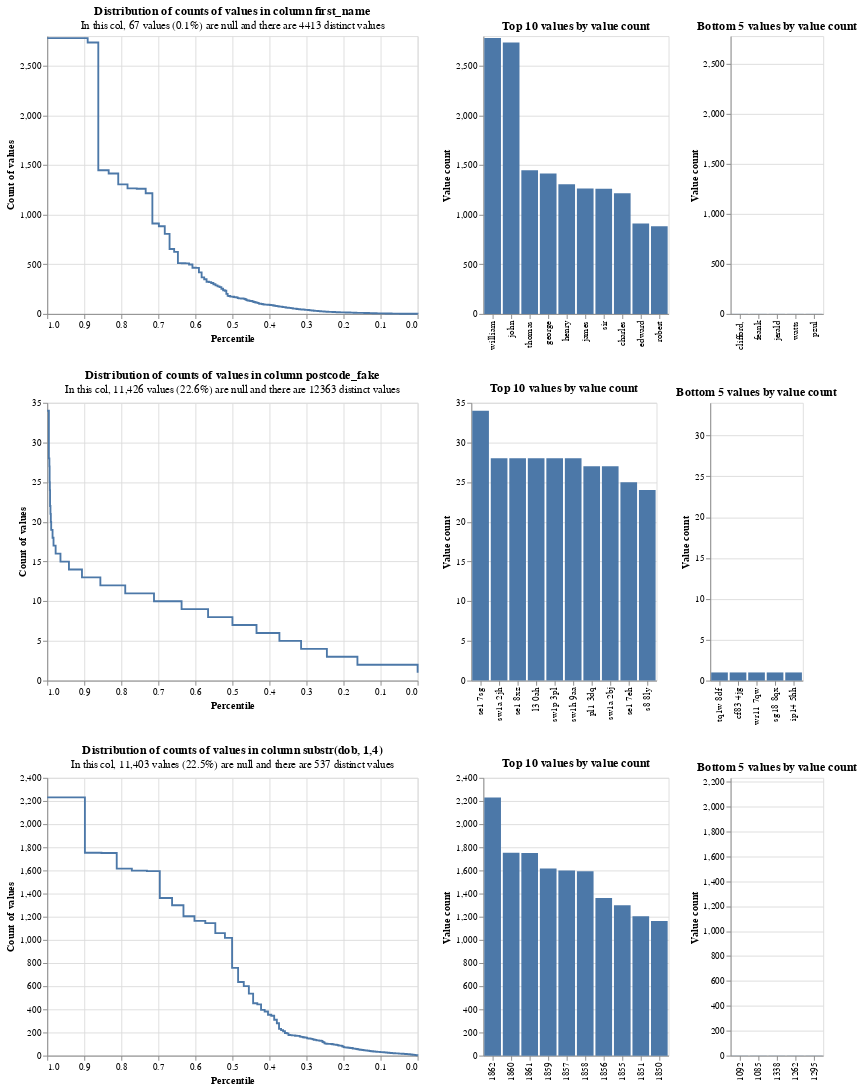

Write notebook code for a chart like this one.
### Code cell
# Initialise the linker, passing in the input dataset(s)
settings = {"link_type": "dedupe_only"}
linker = DuckDBLinker(df, settings, connection=":temporary:")

import altair as alt
alt.renderers.enable('mimetype')
linker.profile_columns(["first_name", "postcode_fake", "substr(dob, 1,4)"], top_n=10, bottom_n=5)

### Figure 1 — Vega-Lite specification as saved in the notebook (floating-point values rounded to 4 significant figures; data arrays with more than 128 entries replaced by an {"elided": "..."} marker saying what was removed)
{"$schema": "https://vega.github.io/schema/vega-lite/v4.8.1.json", "config": {"view": {"continuousHeight": 300, "continuousWidth": 400}}, "vconcat": [{"hconcat": [{"data": {"values": {"elided": "151 records"}}, "encoding": {"tooltip": [{"field": "value_count", "type": "quantitative"}, {"field": "percentile_ex_nulls", "type": "quantitative"}, {"field": "percentile_inc_nulls", "type": "quantitative"}, {"field": "total_non_null_rows", "type": "quantitative"}, {"field": "total_rows_inc_nulls", "type": "quantitative"}], "x": {"field": "percentile_ex_nulls", "sort": "descending", "title": "Percentile", "type": "quantitative"}, "y": {"field": "value_count", "title": "Count of values", "type": "quantitative"}}, "mark": {"interpolate": "step-after", "type": "line"}, "title": {"subtitle": "In this col, 67 values (0.1%) are null and there are 4413 distinct values", "text": "Distribution of counts of values in column first_name"}}, {"data": {"values": [{"distinct_value_count": 4413, "group_name": "first_name", "total_non_null_rows": 50511, "total_rows_inc_nulls": 50578, "value": "william", "value_count": 2780}, {"distinct_value_count": 4413, "group_name": "first_name", "total_non_null_rows": 50511, "total_rows_inc_nulls": 50578, "value": "john", "value_count": 2736}, {"distinct_value_count": 4413, "group_name": "first_name", "total_non_null_rows": 50511, "total_rows_inc_nulls": 50578, "value": "thomas", "value_count": 1448}, {"distinct_value_count": 4413, "group_name": "first_name", "total_non_null_rows": 50511, "total_rows_inc_nulls": 50578, "value": "george", "value_count": 1415}, {"distinct_value_count": 4413, "group_name": "first_name", "total_non_null_rows": 50511, "total_rows_inc_nulls": 50578, "value": "henry", "value_count": 1306}, {"distinct_value_count": 4413, "group_name": "first_name", "total_non_null_rows": 50511, "total_rows_inc_nulls": 50578, "value": "james", "value_count": 1265}, {"distinct_value_count": 4413, "group_name": "first_name", "total_non_null_rows": 50511, "total_rows_inc_nulls": 50578, "value": "sir", "value_count": 1262}, {"distinct_value_count": 4413, "group_name": "first_name", "total_non_null_rows": 50511, "total_rows_inc_nulls": 50578, "value": "charles", "value_count": 1216}, {"distinct_value_count": 4413, "group_name": "first_name", "total_non_null_rows": 50511, "total_rows_inc_nulls": 50578, "value": "edward", "value_count": 911}, {"distinct_value_count": 4413, "group_name": "first_name", "total_non_null_rows": 50511, "total_rows_inc_nulls": 50578, "value": "robert", "value_count": 884}]}, "encoding": {"tooltip": [{"field": "value", "type": "nominal"}, {"field": "value_count", "type": "quantitative"}, {"field": "total_non_null_rows", "type": "quantitative"}, {"field": "total_rows_inc_nulls", "type": "quantitative"}], "x": {"field": "value", "sort": "-y", "title": null, "type": "nominal"}, "y": {"field": "value_count", "title": "Value count", "type": "quantitative"}}, "mark": "bar", "title": "Top 10 values by value count"}, {"data": {"values": [{"distinct_value_count": 4413, "group_name": "first_name", "total_non_null_rows": 50511, "total_rows_inc_nulls": 50578, "value": "clifford,", "value_count": 1}, {"distinct_value_count": 4413, "group_name": "first_name", "total_non_null_rows": 50511, "total_rows_inc_nulls": 50578, "value": "feank", "value_count": 1}, {"distinct_value_count": 4413, "group_name": "first_name", "total_non_null_rows": 50511, "total_rows_inc_nulls": 50578, "value": "jerald", "value_count": 1}, {"distinct_value_count": 4413, "group_name": "first_name", "total_non_null_rows": 50511, "total_rows_inc_nulls": 50578, "value": "watts", "value_count": 1}, {"distinct_value_count": 4413, "group_name": "first_name", "total_non_null_rows": 50511, "total_rows_inc_nulls": 50578, "value": "pzul", "value_count": 1}]}, "encoding": {"tooltip": [{"field": "value", "type": "nominal"}, {"field": "value_count", "type": "quantitative"}, {"field": "total_non_null_rows", "type": "quantitative"}, {"field": "total_rows_inc_nulls", "type": "quantitative"}], "x": {"field": "value", "sort": "-y", "title": null, "type": "nominal"}, "y": {"field": "value_count", "scale": {"domain": [0, 2780]}, "title": "Value count", "type": "quantitative"}}, "mark": "bar", "title": "Bottom 5 values by value count"}]}, {"hconcat": [{"data": {"values": [{"distinct_value_count": 12363, "group_name": "postcode_fake", "percentile_ex_nulls": 0.9991, "percentile_inc_nulls": 0.9993, "sum_tokens_in_value_count_group": 34, "total_non_null_rows": 39152, "total_rows_inc_nulls": 50578, "value_count": 34}, {"distinct_value_count": 12363, "group_name": "postcode_fake", "percentile_ex_nulls": 0.9956, "percentile_inc_nulls": 0.9966, "sum_tokens_in_value_count_group": 140, "total_non_null_rows": 39152, "total_rows_inc_nulls": 50578, "value_count": 28}, {"distinct_value_count": 12363, "group_name": "postcode_fake", "percentile_ex_nulls": 0.9942, "percentile_inc_nulls": 0.9955, "sum_tokens_in_value_count_group": 54, "total_non_null_rows": 39152, "total_rows_inc_nulls": 50578, "value_count": 27}, {"distinct_value_count": 12363, "group_name": "postcode_fake", "percentile_ex_nulls": 0.9935, "percentile_inc_nulls": 0.995, "sum_tokens_in_value_count_group": 25, "total_non_null_rows": 39152, "total_rows_inc_nulls": 50578, "value_count": 25}, {"distinct_value_count": 12363, "group_name": "postcode_fake", "percentile_ex_nulls": 0.9929, "percentile_inc_nulls": 0.9945, "sum_tokens_in_value_count_group": 24, "total_non_null_rows": 39152, "total_rows_inc_nulls": 50578, "value_count": 24}, {"distinct_value_count": 12363, "group_name": "postcode_fake", "percentile_ex_nulls": 0.9924, "percentile_inc_nulls": 0.9941, "sum_tokens_in_value_count_group": 22, "total_non_null_rows": 39152, "total_rows_inc_nulls": 50578, "value_count": 22}, {"distinct_value_count": 12363, "group_name": "postcode_fake", "percentile_ex_nulls": 0.9913, "percentile_inc_nulls": 0.9933, "sum_tokens_in_value_count_group": 42, "total_non_null_rows": 39152, "total_rows_inc_nulls": 50578, "value_count": 21}, {"distinct_value_count": 12363, "group_name": "postcode_fake", "percentile_ex_nulls": 0.9903, "percentile_inc_nulls": 0.9925, "sum_tokens_in_value_count_group": 40, "total_non_null_rows": 39152, "total_rows_inc_nulls": 50578, "value_count": 20}, {"distinct_value_count": 12363, "group_name": "postcode_fake", "percentile_ex_nulls": 0.9893, "percentile_inc_nulls": 0.9917, "sum_tokens_in_value_count_group": 38, "total_non_null_rows": 39152, "total_rows_inc_nulls": 50578, "value_count": 19}, {"distinct_value_count": 12363, "group_name": "postcode_fake", "percentile_ex_nulls": 0.9856, "percentile_inc_nulls": 0.9889, "sum_tokens_in_value_count_group": 144, "total_non_null_rows": 39152, "total_rows_inc_nulls": 50578, "value_count": 18}, {"distinct_value_count": 12363, "group_name": "postcode_fake", "percentile_ex_nulls": 0.983, "percentile_inc_nulls": 0.9869, "sum_tokens_in_value_count_group": 102, "total_non_null_rows": 39152, "total_rows_inc_nulls": 50578, "value_count": 17}, {"distinct_value_count": 12363, "group_name": "postcode_fake", "percentile_ex_nulls": 0.9773, "percentile_inc_nulls": 0.9824, "sum_tokens_in_value_count_group": 224, "total_non_null_rows": 39152, "total_rows_inc_nulls": 50578, "value_count": 16}, {"distinct_value_count": 12363, "group_name": "postcode_fake", "percentile_ex_nulls": 0.9643, "percentile_inc_nulls": 0.9723, "sum_tokens_in_value_count_group": 510, "total_non_null_rows": 39152, "total_rows_inc_nulls": 50578, "value_count": 15}, {"distinct_value_count": 12363, "group_name": "postcode_fake", "percentile_ex_nulls": 0.9414, "percentile_inc_nulls": 0.9546, "sum_tokens_in_value_count_group": 896, "total_non_null_rows": 39152, "total_rows_inc_nulls": 50578, "value_count": 14}, {"distinct_value_count": 12363, "group_name": "postcode_fake", "percentile_ex_nulls": 0.9062, "percentile_inc_nulls": 0.9274, "sum_tokens_in_value_count_group": 1378, "total_non_null_rows": 39152, "total_rows_inc_nulls": 50578, "value_count": 13}, {"distinct_value_count": 12363, "group_name": "postcode_fake", "percentile_ex_nulls": 0.8565, "percentile_inc_nulls": 0.8889, "sum_tokens_in_value_count_group": 1944, "total_non_null_rows": 39152, "total_rows_inc_nulls": 50578, "value_count": 12}, {"distinct_value_count": 12363, "group_name": "postcode_fake", "percentile_ex_nulls": 0.7894, "percentile_inc_nulls": 0.837, "sum_tokens_in_value_count_group": 2629, "total_non_null_rows": 39152, "total_rows_inc_nulls": 50578, "value_count": 11}, {"distinct_value_count": 12363, "group_name": "postcode_fake", "percentile_ex_nulls": 0.7117, "percentile_inc_nulls": 0.7769, "sum_tokens_in_value_count_group": 3040, "total_non_null_rows": 39152, "total_rows_inc_nulls": 50578, "value_count": 10}, {"distinct_value_count": 12363, "group_name": "postcode_fake", "percentile_ex_nulls": 0.6373, "percentile_inc_nulls": 0.7192, "sum_tokens_in_value_count_group": 2916, "total_non_null_rows": 39152, "total_rows_inc_nulls": 50578, "value_count": 9}, {"distinct_value_count": 12363, "group_name": "postcode_fake", "percentile_ex_nulls": 0.5657, "percentile_inc_nulls": 0.6638, "sum_tokens_in_value_count_group": 2800, "total_non_null_rows": 39152, "total_rows_inc_nulls": 50578, "value_count": 8}, {"distinct_value_count": 12363, "group_name": "postcode_fake", "percentile_ex_nulls": 0.4999, "percentile_inc_nulls": 0.6129, "sum_tokens_in_value_count_group": 2576, "total_non_null_rows": 39152, "total_rows_inc_nulls": 50578, "value_count": 7}, {"distinct_value_count": 12363, "group_name": "postcode_fake", "percentile_ex_nulls": 0.435, "percentile_inc_nulls": 0.5626, "sum_tokens_in_value_count_group": 2544, "total_non_null_rows": 39152, "total_rows_inc_nulls": 50578, "value_count": 6}, {"distinct_value_count": 12363, "group_name": "postcode_fake", "percentile_ex_nulls": 0.3732, "percentile_inc_nulls": 0.5148, "sum_tokens_in_value_count_group": 2420, "total_non_null_rows": 39152, "total_rows_inc_nulls": 50578, "value_count": 5}, {"distinct_value_count": 12363, "group_name": "postcode_fake", "percentile_ex_nulls": 0.3146, "percentile_inc_nulls": 0.4695, "sum_tokens_in_value_count_group": 2292, "total_non_null_rows": 39152, "total_rows_inc_nulls": 50578, "value_count": 4}, {"distinct_value_count": 12363, "group_name": "postcode_fake", "percentile_ex_nulls": 0.245, "percentile_inc_nulls": 0.4155, "sum_tokens_in_value_count_group": 2727, "total_non_null_rows": 39152, "total_rows_inc_nulls": 50578, "value_count": 3}, {"distinct_value_count": 12363, "group_name": "postcode_fake", "percentile_ex_nulls": 0.1625, "percentile_inc_nulls": 0.3517, "sum_tokens_in_value_count_group": 3228, "total_non_null_rows": 39152, "total_rows_inc_nulls": 50578, "value_count": 2}, {"distinct_value_count": 12363, "group_name": "postcode_fake", "percentile_ex_nulls": 0, "percentile_inc_nulls": 0.2259, "sum_tokens_in_value_count_group": 6363, "total_non_null_rows": 39152, "total_rows_inc_nulls": 50578, "value_count": 1}, {"distinct_value_count": 12363, "group_name": "postcode_fake", "percentile_ex_nulls": 1, "percentile_inc_nulls": 1, "sum_tokens_in_value_count_group": 34, "total_non_null_rows": 39152, "total_rows_inc_nulls": 50578, "value_count": 34}]}, "encoding": {"tooltip": [{"field": "value_count", "type": "quantitative"}, {"field": "percentile_ex_nulls", "type": "quantitative"}, {"field": "percentile_inc_nulls", "type": "quantitative"}, {"field": "total_non_null_rows", "type": "quantitative"}, {"field": "total_rows_inc_nulls", "type": "quantitative"}], "x": {"field": "percentile_ex_nulls", "sort": "descending", "title": "Percentile", "type": "quantitative"}, "y": {"field": "value_count", "title": "Count of values", "type": "quantitative"}}, "mark": {"interpolate": "step-after", "type": "line"}, "title": {"subtitle": "In this col, 11,426 values (22.6%) are null and there are 12363 distinct values", "text": "Distribution of counts of values in column postcode_fake"}}, {"data": {"values": [{"distinct_value_count": 12363, "group_name": "postcode_fake", "total_non_null_rows": 39152, "total_rows_inc_nulls": 50578, "value": "se1 7sg", "value_count": 34}, {"distinct_value_count": 12363, "group_name": "postcode_fake", "total_non_null_rows": 39152, "total_rows_inc_nulls": 50578, "value": "sw1a 2jh", "value_count": 28}, {"distinct_value_count": 12363, "group_name": "postcode_fake", "total_non_null_rows": 39152, "total_rows_inc_nulls": 50578, "value": "se1 8xz", "value_count": 28}, {"distinct_value_count": 12363, "group_name": "postcode_fake", "total_non_null_rows": 39152, "total_rows_inc_nulls": 50578, "value": "l3 0ah", "value_count": 28}, {"distinct_value_count": 12363, "group_name": "postcode_fake", "total_non_null_rows": 39152, "total_rows_inc_nulls": 50578, "value": "sw1p 3pl", "value_count": 28}, {"distinct_value_count": 12363, "group_name": "postcode_fake", "total_non_null_rows": 39152, "total_rows_inc_nulls": 50578, "value": "sw1h 9aa", "value_count": 28}, {"distinct_value_count": 12363, "group_name": "postcode_fake", "total_non_null_rows": 39152, "total_rows_inc_nulls": 50578, "value": "pl1 3dq", "value_count": 27}, {"distinct_value_count": 12363, "group_name": "postcode_fake", "total_non_null_rows": 39152, "total_rows_inc_nulls": 50578, "value": "sw1a 2bj", "value_count": 27}, {"distinct_value_count": 12363, "group_name": "postcode_fake", "total_non_null_rows": 39152, "total_rows_inc_nulls": 50578, "value": "se1 7eh", "value_count": 25}, {"distinct_value_count": 12363, "group_name": "postcode_fake", "total_non_null_rows": 39152, "total_rows_inc_nulls": 50578, "value": "s8 8ly", "value_count": 24}]}, "encoding": {"tooltip": [{"field": "value", "type": "nominal"}, {"field": "value_count", "type": "quantitative"}, {"field": "total_non_null_rows", "type": "quantitative"}, {"field": "total_rows_inc_nulls", "type": "quantitative"}], "x": {"field": "value", "sort": "-y", "title": null, "type": "nominal"}, "y": {"field": "value_count", "title": "Value count", "type": "quantitative"}}, "mark": "bar", "title": "Top 10 values by value count"}, {"data": {"values": [{"distinct_value_count": 12363, "group_name": "postcode_fake", "total_non_null_rows": 39152, "total_rows_inc_nulls": 50578, "value": "tq1w 8df", "value_count": 1}, {"distinct_value_count": 12363, "group_name": "postcode_fake", "total_non_null_rows": 39152, "total_rows_inc_nulls": 50578, "value": "cf83 4jg", "value_count": 1}, {"distinct_value_count": 12363, "group_name": "postcode_fake", "total_non_null_rows": 39152, "total_rows_inc_nulls": 50578, "value": "wr11 7qw", "value_count": 1}, {"distinct_value_count": 12363, "group_name": "postcode_fake", "total_non_null_rows": 39152, "total_rows_inc_nulls": 50578, "value": "sg18 8qx", "value_count": 1}, {"distinct_value_count": 12363, "group_name": "postcode_fake", "total_non_null_rows": 39152, "total_rows_inc_nulls": 50578, "value": "ip14 5hh", "value_count": 1}]}, "encoding": {"tooltip": [{"field": "value", "type": "nominal"}, {"field": "value_count", "type": "quantitative"}, {"field": "total_non_null_rows", "type": "quantitative"}, {"field": "total_rows_inc_nulls", "type": "quantitative"}], "x": {"field": "value", "sort": "-y", "title": null, "type": "nominal"}, "y": {"field": "value_count", "scale": {"domain": [0, 34]}, "title": "Value count", "type": "quantitative"}}, "mark": "bar", "title": "Bottom 5 values by value count"}]}, {"hconcat": [{"data": {"values": {"elided": "139 records"}}, "encoding": {"tooltip": [{"field": "value_count", "type": "quantitative"}, {"field": "percentile_ex_nulls", "type": "quantitative"}, {"field": "percentile_inc_nulls", "type": "quantitative"}, {"field": "total_non_null_rows", "type": "quantitative"}, {"field": "total_rows_inc_nulls", "type": "quantitative"}], "x": {"field": "percentile_ex_nulls", "sort": "descending", "title": "Percentile", "type": "quantitative"}, "y": {"field": "value_count", "title": "Count of values", "type": "quantitative"}}, "mark": {"interpolate": "step-after", "type": "line"}, "title": {"subtitle": "In this col, 11,403 values (22.5%) are null and there are 537 distinct values", "text": "Distribution of counts of values in column substr(dob, 1,4)"}}, {"data": {"values": [{"distinct_value_count": 537, "group_name": "substr_dob_1_4_", "total_non_null_rows": 39175, "total_rows_inc_nulls": 50578, "value": "1862", "value_count": 2231}, {"distinct_value_count": 537, "group_name": "substr_dob_1_4_", "total_non_null_rows": 39175, "total_rows_inc_nulls": 50578, "value": "1860", "value_count": 1753}, {"distinct_value_count": 537, "group_name": "substr_dob_1_4_", "total_non_null_rows": 39175, "total_rows_inc_nulls": 50578, "value": "1861", "value_count": 1751}, {"distinct_value_count": 537, "group_name": "substr_dob_1_4_", "total_non_null_rows": 39175, "total_rows_inc_nulls": 50578, "value": "1859", "value_count": 1616}, {"distinct_value_count": 537, "group_name": "substr_dob_1_4_", "total_non_null_rows": 39175, "total_rows_inc_nulls": 50578, "value": "1857", "value_count": 1599}, {"distinct_value_count": 537, "group_name": "substr_dob_1_4_", "total_non_null_rows": 39175, "total_rows_inc_nulls": 50578, "value": "1858", "value_count": 1594}, {"distinct_value_count": 537, "group_name": "substr_dob_1_4_", "total_non_null_rows": 39175, "total_rows_inc_nulls": 50578, "value": "1856", "value_count": 1362}, {"distinct_value_count": 537, "group_name": "substr_dob_1_4_", "total_non_null_rows": 39175, "total_rows_inc_nulls": 50578, "value": "1855", "value_count": 1299}, {"distinct_value_count": 537, "group_name": "substr_dob_1_4_", "total_non_null_rows": 39175, "total_rows_inc_nulls": 50578, "value": "1851", "value_count": 1204}, {"distinct_value_count": 537, "group_name": "substr_dob_1_4_", "total_non_null_rows": 39175, "total_rows_inc_nulls": 50578, "value": "1850", "value_count": 1164}]}, "encoding": {"tooltip": [{"field": "value", "type": "nominal"}, {"field": "value_count", "type": "quantitative"}, {"field": "total_non_null_rows", "type": "quantitative"}, {"field": "total_rows_inc_nulls", "type": "quantitative"}], "x": {"field": "value", "sort": "-y", "title": null, "type": "nominal"}, "y": {"field": "value_count", "title": "Value count", "type": "quantitative"}}, "mark": "bar", "title": "Top 10 values by value count"}, {"data": {"values": [{"distinct_value_count": 537, "group_name": "substr_dob_1_4_", "total_non_null_rows": 39175, "total_rows_inc_nulls": 50578, "value": "1092", "value_count": 1}, {"distinct_value_count": 537, "group_name": "substr_dob_1_4_", "total_non_null_rows": 39175, "total_rows_inc_nulls": 50578, "value": "1085", "value_count": 1}, {"distinct_value_count": 537, "group_name": "substr_dob_1_4_", "total_non_null_rows": 39175, "total_rows_inc_nulls": 50578, "value": "1338", "value_count": 1}, {"distinct_value_count": 537, "group_name": "substr_dob_1_4_", "total_non_null_rows": 39175, "total_rows_inc_nulls": 50578, "value": "1262", "value_count": 1}, {"distinct_value_count": 537, "group_name": "substr_dob_1_4_", "total_non_null_rows": 39175, "total_rows_inc_nulls": 50578, "value": "1295", "value_count": 1}]}, "encoding": {"tooltip": [{"field": "value", "type": "nominal"}, {"field": "value_count", "type": "quantitative"}, {"field": "total_non_null_rows", "type": "quantitative"}, {"field": "total_rows_inc_nulls", "type": "quantitative"}], "x": {"field": "value", "sort": "-y", "title": null, "type": "nominal"}, "y": {"field": "value_count", "scale": {"domain": [0, 2231]}, "title": "Value count", "type": "quantitative"}}, "mark": "bar", "title": "Bottom 5 values by value count"}]}]}
